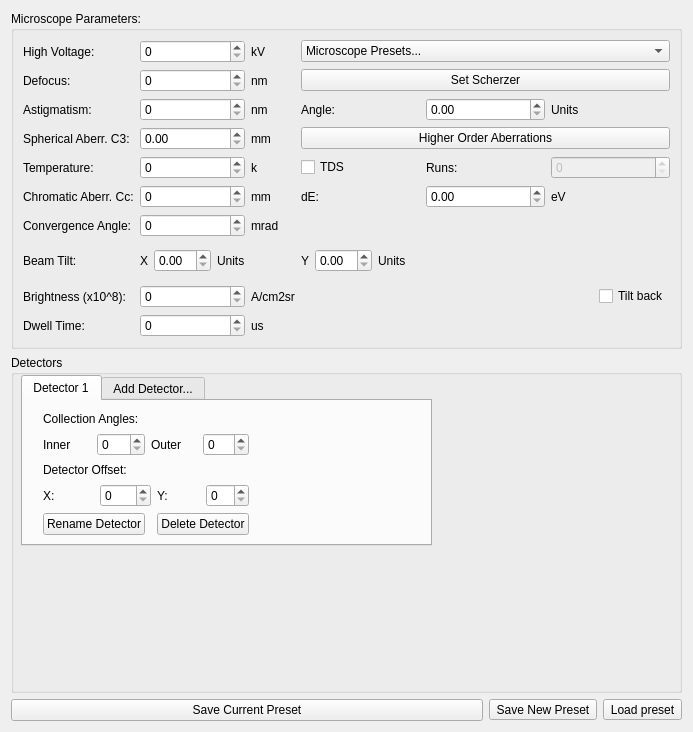
<?xml version="1.0" encoding="UTF-8"?>
<ui version="4.0">
 <class>Form</class>
 <widget class="QWidget" name="Form">
  <property name="geometry">
   <rect>
    <x>0</x>
    <y>0</y>
    <width>693</width>
    <height>732</height>
   </rect>
  </property>
  <property name="windowTitle">
   <string>Form</string>
  </property>
  <layout class="QVBoxLayout" name="verticalLayout">
   <item>
    <widget class="QGroupBox" name="groupBox_7">
     <property name="title">
      <string>Microscope Parameters:</string>
     </property>
     <layout class="QGridLayout" name="gridLayout_4">
      <item row="0" column="3">
       <widget class="QLabel" name="label_33">
        <property name="text">
         <string>High Voltage:</string>
        </property>
       </widget>
      </item>
      <item row="0" column="4">
       <widget class="QSpinBox" name="spinBox_16"/>
      </item>
      <item row="0" column="5">
       <widget class="QLabel" name="label_41">
        <property name="text">
         <string>kV</string>
        </property>
       </widget>
      </item>
      <item row="0" column="7">
       <widget class="QComboBox" name="comboBox_2">
        <item>
         <property name="text">
          <string>Microscope Presets...</string>
         </property>
        </item>
        <item>
         <property name="text">
          <string>NION UltraSTEM 100 @100kV</string>
         </property>
        </item>
        <item>
         <property name="text">
          <string>JEOL 2100 @200kV, Cs (probe) corrector</string>
         </property>
        </item>
        <item>
         <property name="text">
          <string>FEI Titan @300kV, Cs (probe) corrector</string>
         </property>
        </item>
        <item>
         <property name="text">
          <string>Save current settings as preset...</string>
         </property>
        </item>
       </widget>
      </item>
      <item row="1" column="3">
       <widget class="QLabel" name="label_34">
        <property name="text">
         <string>Defocus:</string>
        </property>
       </widget>
      </item>
      <item row="1" column="4">
       <widget class="QSpinBox" name="spinBox_17"/>
      </item>
      <item row="1" column="5">
       <widget class="QLabel" name="label_42">
        <property name="text">
         <string>nm</string>
        </property>
       </widget>
      </item>
      <item row="1" column="7">
       <widget class="QPushButton" name="pushButton_5">
        <property name="text">
         <string>Set Scherzer</string>
        </property>
       </widget>
      </item>
      <item row="2" column="3">
       <widget class="QLabel" name="label_35">
        <property name="text">
         <string>Astigmatism:</string>
        </property>
       </widget>
      </item>
      <item row="2" column="4">
       <widget class="QSpinBox" name="spinBox_18"/>
      </item>
      <item row="2" column="5">
       <widget class="QLabel" name="label_43">
        <property name="text">
         <string>nm</string>
        </property>
       </widget>
      </item>
      <item row="2" column="7">
       <layout class="QHBoxLayout" name="horizontalLayout_23">
        <item>
         <widget class="QLabel" name="label_52">
          <property name="text">
           <string>Angle:</string>
          </property>
         </widget>
        </item>
        <item>
         <widget class="QDoubleSpinBox" name="doubleSpinBox_6"/>
        </item>
        <item>
         <widget class="QLabel" name="label_53">
          <property name="text">
           <string>Units</string>
          </property>
         </widget>
        </item>
       </layout>
      </item>
      <item row="3" column="3">
       <widget class="QLabel" name="label_36">
        <property name="text">
         <string>Spherical Aberr. C3:</string>
        </property>
       </widget>
      </item>
      <item row="3" column="4">
       <widget class="QDoubleSpinBox" name="doubleSpinBox_5"/>
      </item>
      <item row="3" column="5">
       <widget class="QLabel" name="label_44">
        <property name="text">
         <string>mm</string>
        </property>
       </widget>
      </item>
      <item row="3" column="7">
       <widget class="QPushButton" name="pushButton_6">
        <property name="text">
         <string>Higher Order Aberrations</string>
        </property>
       </widget>
      </item>
      <item row="4" column="3">
       <widget class="QLabel" name="label_37">
        <property name="text">
         <string>Temperature:</string>
        </property>
       </widget>
      </item>
      <item row="4" column="4">
       <widget class="QSpinBox" name="spinBox_19"/>
      </item>
      <item row="4" column="5">
       <widget class="QLabel" name="label_45">
        <property name="text">
         <string>k</string>
        </property>
       </widget>
      </item>
      <item row="4" column="7">
       <layout class="QHBoxLayout" name="horizontalLayout_24">
        <item>
         <widget class="QCheckBox" name="checkBox">
          <property name="text">
           <string>TDS</string>
          </property>
          <property name="checked">
           <bool>false</bool>
          </property>
         </widget>
        </item>
        <item>
         <widget class="QLabel" name="label_54">
          <property name="text">
           <string>Runs:</string>
          </property>
         </widget>
        </item>
        <item>
         <widget class="QSpinBox" name="spinBox_24">
          <property name="enabled">
           <bool>false</bool>
          </property>
         </widget>
        </item>
       </layout>
      </item>
      <item row="5" column="3">
       <widget class="QLabel" name="label_38">
        <property name="text">
         <string>Chromatic Aberr. Cc:</string>
        </property>
       </widget>
      </item>
      <item row="5" column="4">
       <widget class="QSpinBox" name="spinBox_23"/>
      </item>
      <item row="5" column="5">
       <widget class="QLabel" name="label_46">
        <property name="text">
         <string>mm</string>
        </property>
       </widget>
      </item>
      <item row="5" column="7">
       <layout class="QHBoxLayout" name="horizontalLayout_25">
        <item>
         <widget class="QLabel" name="label_55">
          <property name="text">
           <string>dE:</string>
          </property>
         </widget>
        </item>
        <item>
         <widget class="QDoubleSpinBox" name="doubleSpinBox_7"/>
        </item>
        <item>
         <widget class="QLabel" name="label_56">
          <property name="text">
           <string>eV</string>
          </property>
         </widget>
        </item>
       </layout>
      </item>
      <item row="6" column="3">
       <widget class="QLabel" name="label_39">
        <property name="text">
         <string>Convergence Angle:</string>
        </property>
       </widget>
      </item>
      <item row="6" column="4">
       <widget class="QSpinBox" name="spinBox_22"/>
      </item>
      <item row="6" column="5">
       <widget class="QLabel" name="label_47">
        <property name="text">
         <string>mrad</string>
        </property>
       </widget>
      </item>
      <item row="8" column="3">
       <widget class="QLabel" name="label_40">
        <property name="text">
         <string>Beam Tilt:</string>
        </property>
       </widget>
      </item>
      <item row="8" column="4">
       <layout class="QHBoxLayout" name="horizontalLayout_26">
        <item>
         <widget class="QLabel" name="label_57">
          <property name="text">
           <string>X</string>
          </property>
         </widget>
        </item>
        <item>
         <widget class="QDoubleSpinBox" name="doubleSpinBox_8"/>
        </item>
        <item>
         <widget class="QLabel" name="label_58">
          <property name="text">
           <string>Units</string>
          </property>
         </widget>
        </item>
       </layout>
      </item>
      <item row="8" column="7">
       <layout class="QHBoxLayout" name="horizontalLayout_27">
        <item>
         <widget class="QLabel" name="label_59">
          <property name="text">
           <string>Y</string>
          </property>
         </widget>
        </item>
        <item>
         <widget class="QDoubleSpinBox" name="doubleSpinBox_9"/>
        </item>
        <item>
         <widget class="QLabel" name="label_60">
          <property name="text">
           <string>Units</string>
          </property>
         </widget>
        </item>
        <item>
         <spacer name="horizontalSpacer_13">
          <property name="orientation">
           <enum>Qt::Horizontal</enum>
          </property>
          <property name="sizeHint" stdset="0">
           <size>
            <width>40</width>
            <height>20</height>
           </size>
          </property>
         </spacer>
        </item>
       </layout>
      </item>
      <item row="9" column="3">
       <widget class="QLabel" name="label_49">
        <property name="text">
         <string>Brightness (x10^8):</string>
        </property>
       </widget>
      </item>
      <item row="9" column="4">
       <widget class="QSpinBox" name="spinBox_21"/>
      </item>
      <item row="9" column="5">
       <widget class="QLabel" name="label_48">
        <property name="text">
         <string>A/cm2sr</string>
        </property>
       </widget>
      </item>
      <item row="9" column="7">
       <layout class="QHBoxLayout" name="horizontalLayout_28">
        <item>
         <spacer name="horizontalSpacer_14">
          <property name="orientation">
           <enum>Qt::Horizontal</enum>
          </property>
          <property name="sizeHint" stdset="0">
           <size>
            <width>40</width>
            <height>20</height>
           </size>
          </property>
         </spacer>
        </item>
        <item>
         <widget class="QCheckBox" name="checkBox_2">
          <property name="text">
           <string>Tilt back</string>
          </property>
         </widget>
        </item>
       </layout>
      </item>
      <item row="10" column="3">
       <widget class="QLabel" name="label_50">
        <property name="text">
         <string>Dwell Time:</string>
        </property>
       </widget>
      </item>
      <item row="10" column="4">
       <widget class="QSpinBox" name="spinBox_20"/>
      </item>
      <item row="10" column="5">
       <widget class="QLabel" name="label_51">
        <property name="text">
         <string>us</string>
        </property>
       </widget>
      </item>
     </layout>
    </widget>
   </item>
   <item>
    <widget class="QGroupBox" name="groupBox_11">
     <property name="sizePolicy">
      <sizepolicy hsizetype="Preferred" vsizetype="Minimum">
       <horstretch>0</horstretch>
       <verstretch>0</verstretch>
      </sizepolicy>
     </property>
     <property name="title">
      <string>Detectors</string>
     </property>
     <widget class="QTabWidget" name="tabWidget">
      <property name="geometry">
       <rect>
        <x>10</x>
        <y>20</y>
        <width>411</width>
        <height>171</height>
       </rect>
      </property>
      <property name="currentIndex">
       <number>0</number>
      </property>
      <widget class="QWidget" name="Detector1">
       <attribute name="title">
        <string>Detector 1</string>
       </attribute>
       <widget class="QWidget" name="layoutWidget">
        <property name="geometry">
         <rect>
          <x>20</x>
          <y>10</y>
          <width>369</width>
          <height>124</height>
         </rect>
        </property>
        <layout class="QGridLayout" name="gridLayout_10">
         <item row="0" column="0">
          <layout class="QGridLayout" name="gridLayout_9">
           <item row="0" column="0" colspan="2">
            <widget class="QLabel" name="label_89">
             <property name="text">
              <string>Collection Angles:</string>
             </property>
            </widget>
           </item>
           <item row="1" column="0">
            <layout class="QHBoxLayout" name="horizontalLayout_8">
             <item>
              <widget class="QLabel" name="label_94">
               <property name="text">
                <string>Inner</string>
               </property>
              </widget>
             </item>
             <item>
              <widget class="QSpinBox" name="spinBox_11"/>
             </item>
            </layout>
           </item>
           <item row="1" column="1" colspan="2">
            <layout class="QHBoxLayout" name="horizontalLayout_4">
             <item>
              <widget class="QLabel" name="label_93">
               <property name="text">
                <string>Outer</string>
               </property>
              </widget>
             </item>
             <item>
              <widget class="QSpinBox" name="spinBox_10"/>
             </item>
            </layout>
           </item>
           <item row="2" column="0" colspan="2">
            <widget class="QLabel" name="label_90">
             <property name="text">
              <string>Detector Offset:</string>
             </property>
            </widget>
           </item>
           <item row="3" column="0" colspan="2">
            <layout class="QHBoxLayout" name="horizontalLayout">
             <item>
              <widget class="QLabel" name="label_91">
               <property name="text">
                <string>X: </string>
               </property>
              </widget>
             </item>
             <item>
              <widget class="QSpinBox" name="spinBox_8"/>
             </item>
            </layout>
           </item>
           <item row="3" column="2">
            <layout class="QHBoxLayout" name="horizontalLayout_2">
             <item>
              <widget class="QLabel" name="label_92">
               <property name="text">
                <string>Y: </string>
               </property>
              </widget>
             </item>
             <item>
              <widget class="QSpinBox" name="spinBox_9"/>
             </item>
            </layout>
           </item>
           <item row="4" column="0">
            <widget class="QPushButton" name="pushButton_8">
             <property name="text">
              <string>Rename Detector</string>
             </property>
            </widget>
           </item>
           <item row="4" column="2">
            <widget class="QPushButton" name="pushButton_9">
             <property name="text">
              <string>Delete Detector</string>
             </property>
            </widget>
           </item>
          </layout>
         </item>
         <item row="0" column="1">
          <widget class="MatplotlibWidget" name="mplwidget_2"/>
         </item>
        </layout>
       </widget>
      </widget>
      <widget class="QWidget" name="tab_2">
       <attribute name="title">
        <string>Add Detector...</string>
       </attribute>
      </widget>
     </widget>
    </widget>
   </item>
   <item>
    <layout class="QHBoxLayout" name="horizontalLayout_3">
     <item>
      <widget class="QPushButton" name="pushButton">
       <property name="text">
        <string>Save Current Preset</string>
       </property>
      </widget>
     </item>
     <item>
      <widget class="QToolButton" name="toolButton">
       <property name="text">
        <string>Save New Preset</string>
       </property>
      </widget>
     </item>
     <item>
      <widget class="QToolButton" name="toolButton_2">
       <property name="text">
        <string>Load preset</string>
       </property>
      </widget>
     </item>
    </layout>
   </item>
  </layout>
 </widget>
 <customwidgets>
  <customwidget>
   <class>MatplotlibWidget</class>
   <extends>QWidget</extends>
   <header>matplotlibwidget</header>
  </customwidget>
 </customwidgets>
 <resources/>
 <connections/>
</ui>
